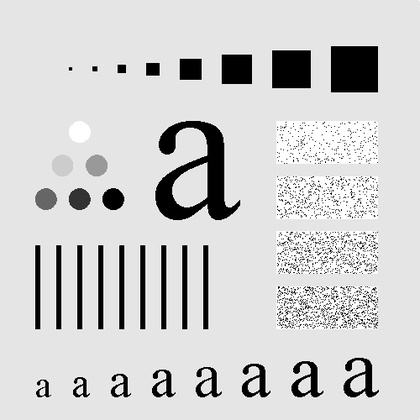
%> input picture 大三下数字图像处理/20200513/Fig4.11(a).jpg, 420 x 420 px, shrunk from 500 x 500 before the run
$ octave test2.m   (GNU Octave 9; MATLAB toolbox functions it lacks are replaced by stand-ins)
%> lines starting %> are read from the running program, lines starting %| are printed output that depends on the picture; in (x1, y1, x2, y2) boxes, pixels count from 0 and x2, y2 are one past the last pixel; in counts of white or black regions, pixels touching at a corner belong together; the program's own positions count from 1
clc
clear

I=imread('Fig4.11(a).jpg');
%> I is the input picture: size 420x420 uint8; min 0, max 255, mean 207.2
subplot(1,3,1);imshow(I);title('原图');
F=fftshift(fft2(double(I)));
[M,N]=size(I);
%> M = 420; N = 420

u=0:M-1;
%> u = 420 values from 0 to 419
v=0:N-1;
%> v = 420 values from 0 to 419
idx=find(u>M/2);
%> idx = 209 values from 212 to 420
u(idx)=u(idx)-M;
idy=find(v>N/2);
%> idy = 209 values from 212 to 420
v(idy)=v(idy)-N;
[V,U]=meshgrid(v,u); %U,V构成新的坐标系

D0=33;

H1=zeros(M,N);
for i=1:M
    for j=1:N
        if(sqrt((i-M/2)^2+(j-N/2)^2)<=D0)
            H1(i,j)=1;
        end
    end
end
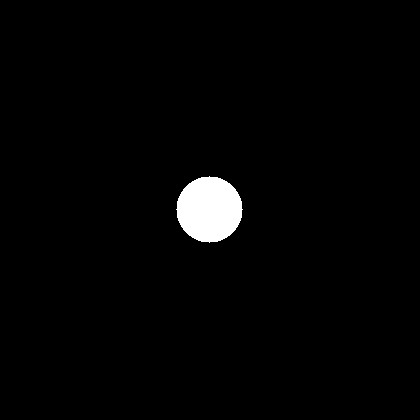
%> H1: size 420x420 double; values 0 (black) and 1 (white), 1.9% white; 1 white region, box (x1, y1, x2, y2) and area: (176, 176, 243, 243) 3409
G1=F.*H1;
g1=real(ifft2(ifftshift(double(G1))));
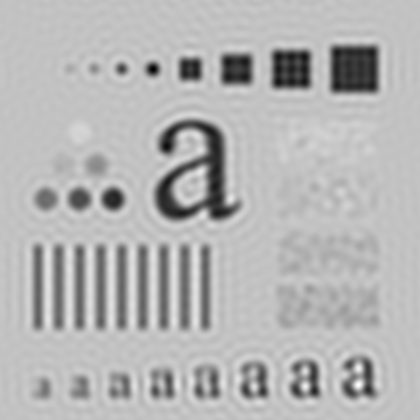
%> g1: size 420x420 double; min -85.93, max 327.6, mean 207.2; drawn with min black and max white
subplot(1,3,2);imshow(g1,[]);title('理想低通滤波器');

H2=zeros(M,N);
for i=1:M
    for j=1:N
        if(sqrt((i-M/2)^2+(j-N/2)^2)<=D0)
            H2(i,j)=exp(-((i-M/2)^2+(j-N/2)^2)/D0^2);
        end
    end
end
G2=F.*H2;
g2=real(ifft2(ifftshift(double(G2))));
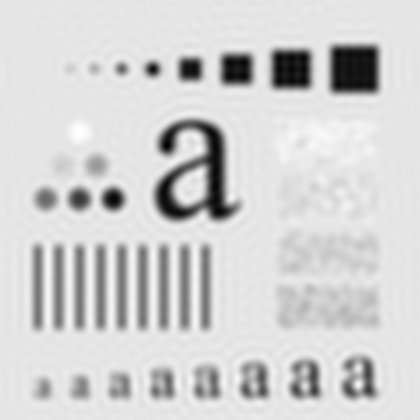
%> g2: size 420x420 double; min -21.49, max 256.2, mean 206.8; drawn with min black and max white
subplot(1,3,3);imshow(g2,[]);title('高斯低通滤波器');
